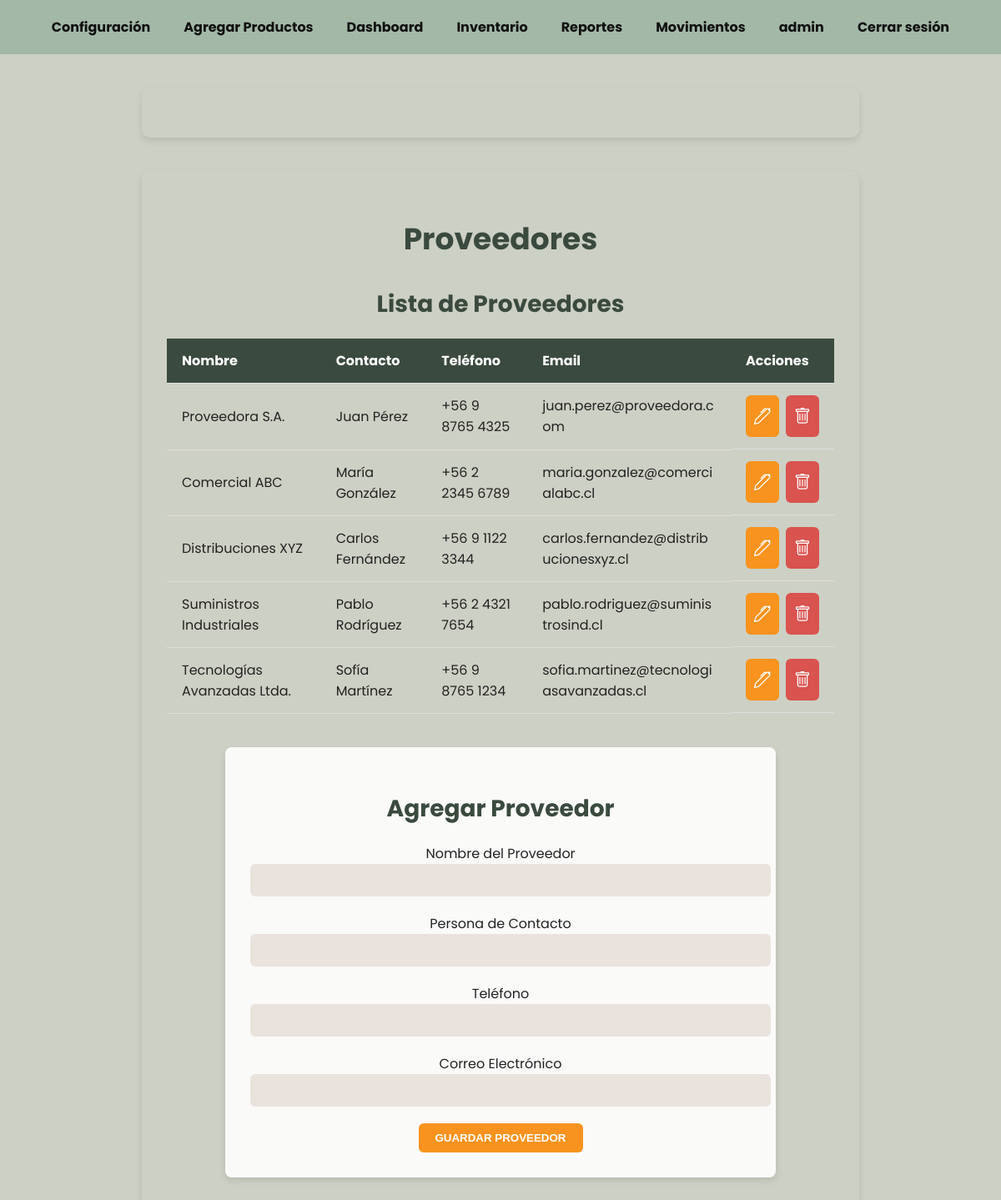
Page /proveedores/ (signed in) on the committed database.
### inventario_app/models.py (models this page shows, shortened)
class Proveedor(models.Model):
    nombre = models.CharField(max_length=255)
    contacto = models.CharField(max_length=255, blank=True, null=True)
    telefono = models.CharField(max_length=20, blank=True, null=True)
    email = models.EmailField(blank=True, null=True)

### inventario_app/views.py (the view, shortened to what this page needs)
# urls.py: path('proveedores/', views.proveedores_view, name='proveedores'),
@login_required
def proveedores_view(request):
    proveedores = Proveedor.objects.all()
    return render(request, 'inventario_app/proveedores.html', {'proveedores': proveedores})

### inventario_app/context_processors.py (called while the page is built)
def admin_check(request):
    print(f"Verificando usuario: {request.user.username}")  # Esto te confirmará que el context processor se ejecuta.
    if not request.user.is_authenticated:
        return {'es_admin': False}
    es_admin = request.user.groups.filter(name='Administrador').exists()
    print(es_admin)
    return {'es_admin': es_admin}

### inventario_app/templates/inventario_app/proveedores.html (shortened to what this page needs)
<!DOCTYPE html>
<html lang="es">
<head>
    <link href="https://cdn.jsdelivr.net/npm/bootstrap-icons/font/bootstrap-icons.css" rel="stylesheet">
</head>
<body>
{% include "inventario_app/navbar.html" %}
<div class="container">
  <h1>Proveedores</h1>
  <div class="table-container">
    <h2>Lista de Proveedores</h2>
    <table>
      <thead>
        <tr>
          <th>Nombre</th>
          <th>Contacto</th>
          <th>Teléfono</th>
          <th>Email</th>
          <th>Acciones</th>
        </tr>
      </thead>
      <tbody>
        {% for proveedor in proveedores %}
        <tr>
          <td>{{ proveedor.nombre }}</td>
          <td>{{ proveedor.contacto }}</td>
          <td>{{ proveedor.telefono }}</td>
          <td>{{ proveedor.email }}</td>
          <td style="display: flex; gap: 8px;">
            <a href="{% url 'editar_proveedor' proveedor.id %}" class="icon-button"><i class="bi bi-pen"></i></a>
            <a href="{% url 'eliminar_proveedor' proveedor.id %}" class="icon-button delete" onclick="return confirm('¿Estás seguro de eliminar este proveedor?');"><i class="bi bi-trash"></i></a>
          </td>
        </tr>
        {% empty %}
        <tr>
          <td colspan="5" style="text-align:center;">No hay proveedores registrados.</td>
        </tr>
        {% endfor %}
      </tbody>
    </table>
  </div>
  <div class="form-container">
    <h2>Agregar Proveedor</h2>
    <form method="POST">
      <label for="nombre">Nombre del Proveedor</label>
      <input type="text" name="nombre" id="nombre" required>
      <label for="contacto">Persona de Contacto</label>
      <input type="text" name="contacto" id="contacto" required>
      <label for="telefono">Teléfono</label>
      <input type="text" name="telefono" id="telefono" required>
      <label for="email">Correo Electrónico</label>
      <input type="email" name="email" id="email" required>
      <button type="submit">Guardar Proveedor</button>
    </form>
  </div>
</div>
</body>
</html>

### inventario_app/templates/inventario_app/navbar.html (shortened to what this page needs)
<!DOCTYPE html>
<html lang="es">
<head>
</head>
<body>
  <nav>
    {% if es_admin %}
        <a href="{% url 'configuracion' %}">Configuración</a>
        <a href="{% url 'registrar_producto' %}">Agregar Productos</a>
    {% endif %}
    {% if user.is_authenticated %}
    <a href="{% url 'dashboard' %}">Dashboard</a>
    <a href="{% url 'productos_inventario' %}">Inventario</a>
    <a href="{% url 'reportes' %}">Reportes</a>
    <a href="{% url 'movimientos' %}">Movimientos</a>
    <a href="">{{user.username}}</a>
    <a href="{% url 'logout' %}">Cerrar sesión</a>
    {% else %}
    <a href="{% url 'login' %}">Iniciar Sesión</a>
    {% endif %}
  </nav>
  <div class="container">
  </div>
</body>
</html>

### inventario_app/templates/inventario_app/proveedores.html (style rules this page uses)
body { margin: 0; font-family: 'Poppins', sans-serif; background-color: #f4f4f9; color: #333; }
nav { display: flex; justify-content: center; padding: 20px; gap: 40px; font-weight: bold; background-color: #3b4a3f; color: #fff; }
nav a { text-decoration: none; color: #fff; transition: color 0.3s ease; }
.container { max-width: 1200px; margin: 40px auto; padding: 30px; background-color: #fff; box-shadow: 0 4px 8px rgba(0, 0, 0, 0.1); border-radius: 10px; text-align: center; }
h1 { font-size: 36px; color: #3b4a3f; margin-bottom: 30px; }
h2 { font-size: 28px; color: #3b4a3f; margin-bottom: 20px; }
.table-container { width: 100%; margin-bottom: 40px; }
table { width: 100%; border-collapse: collapse; margin-top: 20px; }
th, td { padding: 14px 18px; text-align: left; border-bottom: 1px solid #ddd; vertical-align: middle; word-break: break-word; }
th { background-color: #3b4a3f; color: white; }
.form-container { max-width: 600px; margin: 40px auto; padding: 30px; background-color: rgba(255, 255, 255, 0.9); box-shadow: 0 4px 8px rgba(0, 0, 0, 0.1); border-radius: 8px; }
.form-container h2 { font-size: 28px; margin-bottom: 20px; color: #3b4a3f; }
input[type="text"], input[type="email"] { width: 100%; padding: 12px; margin-bottom: 20px; background-color: #eae3dd; border: none; font-weight: bold; text-transform: uppercase; border-radius: 6px; }
button { padding: 10px 20px; background-color: #f7931e; color: white; border: none; font-weight: bold; cursor: pointer; border-radius: 6px; text-transform: uppercase; }
.icon-button { font-size: 20px; padding: 10px; color: white; background-color: #f7931e; border-radius: 6px; cursor: pointer; transition: background-color 0.3s ease; }
.icon-button.delete { background-color: #d9534f; }

### inventario_app/templates/inventario_app/navbar.html (style rules this page uses)
body { margin: 0; font-family: 'Poppins', sans-serif; background-color: #cdd0c4; color: #222; }
nav { display: flex; justify-content: center; padding: 20px; gap: 40px; font-weight: bold; background-color: #a3b8a7; }
nav a { text-decoration: none; color: #111; transition: color 0.3s ease; }
.container { max-width: 800px; margin: 40px auto; padding: 30px; background-color: transparent; text-align: center; }

### rows in the picture
Proveedor: nombre "Proveedora S.A.", contacto "Juan Pérez", telefono "+56 9 8765 4325", email "juan.perez@proveedora.com"
Proveedor: nombre "Comercial ABC", contacto "María González", telefono "+56 2 2345 6789", email "maria.gonzalez@comercialabc.cl"
Proveedor: nombre "Distribuciones XYZ", contacto "Carlos Fernández", telefono "+56 9 1122 3344", email "carlos.fernandez@distribucionesxyz.cl"
Proveedor: nombre "Suministros Industriales", contacto "Pablo Rodríguez", telefono "+56 2 4321 7654", email "pablo.rodriguez@suministrosind.cl"
Proveedor: nombre "Tecnologías Avanzadas Ltda.", contacto "Sofía Martínez", telefono "+56 9 8765 1234", email "sofia.martinez@tecnologiasavanzadas.cl"

### other values in the picture
{{ user.username }} "admin"
